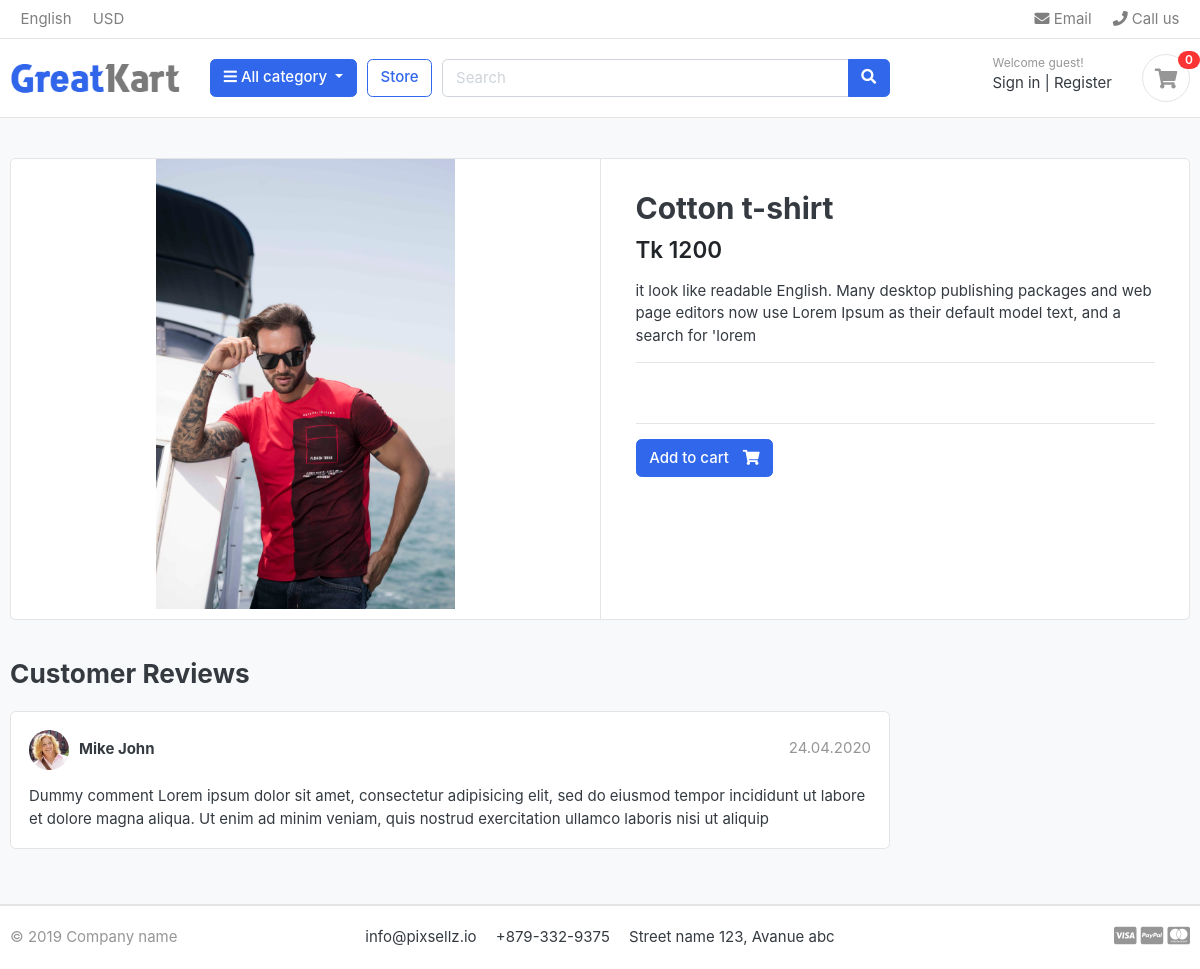
The app's page /store/t-shirts/cotton-t-shirt/, older data.
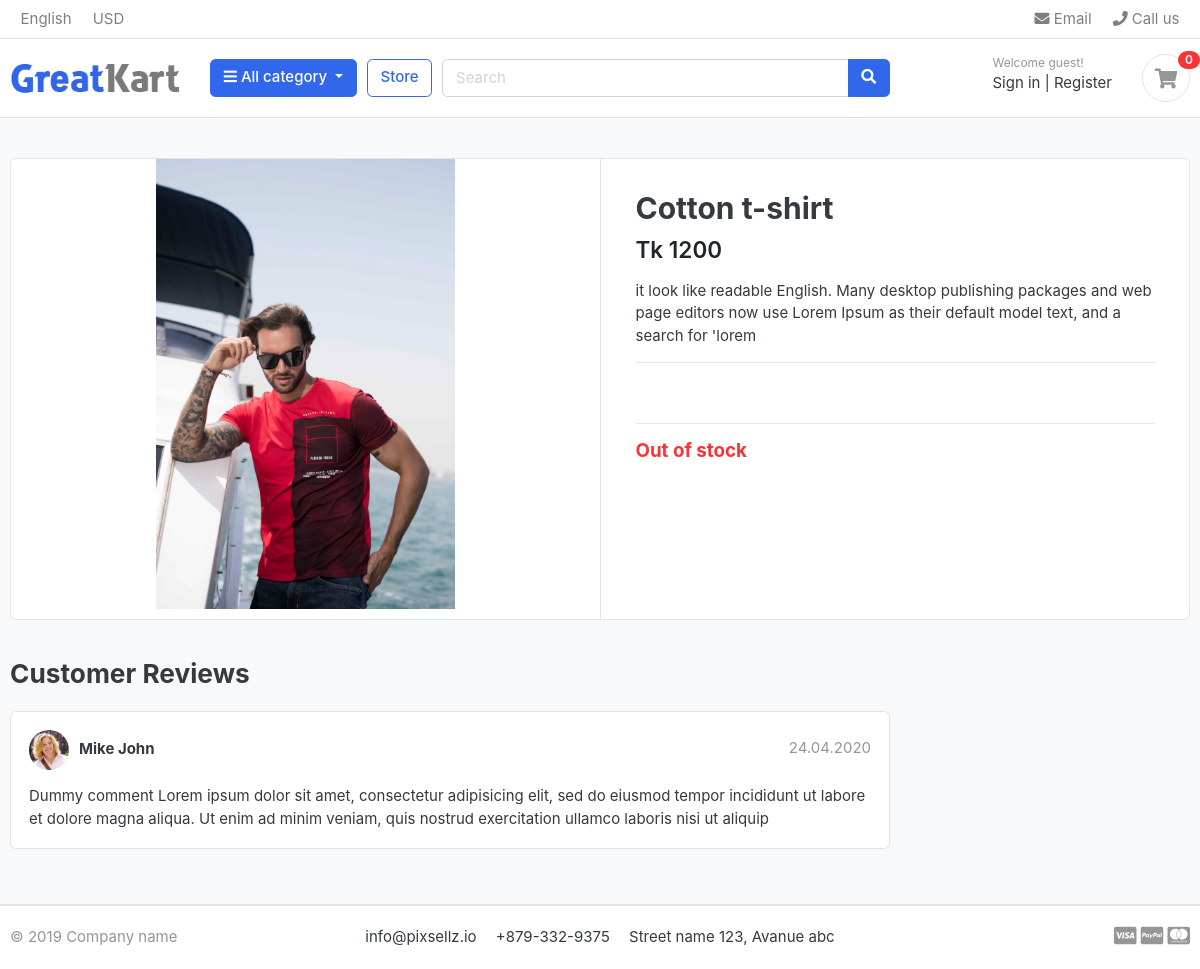
The same page, newer data.
### product/views.py (the view)
# urls.py: path("<slug:category_slug>/<slug:product_slug>/", product_detail, name="product_detail")
def product_detail(request, category_slug, product_slug):
    product = get_object_or_404(Product, category__slug = category_slug, slug = product_slug)
    in_cart = Cart_Item.objects.filter(cart__cart_id = _cart_id(request), product = product).exists()
    context = {"product": product, 'in_cart':in_cart}
    return render(request, "product/detail.html", context)

### cart/context_processor.py (called while the page is built)
def counter(request):
    if "admin" in request.path:
        return {}
    else:
        try:
            cart_count = 0
            cart = Cart.objects.filter(cart_id = _cart_id(request))
            cart_items = Cart_Item.objects.all().filter(cart = cart[:1])
            for cart_item in cart_items:
                cart_count += cart_item.quantity
        except Cart.DoesNotExist:
            cart_item = 0
        return dict(cart_count = cart_count)

### cart/views.py (called while the page is built)
def _cart_id(request):
    cart = request.session.session_key
    if not cart:
        cart = request.session.create()
    return cart

### category/category_context_procesor.py (called while the page is built)
def menu_links(requlest):
    links = Category.objects.all()
    return dict(links = links)

### category/models.py (called while the page is built)
    def get_url(self):
        return reverse("product_by_category", args=[self.slug])

### product/models.py (called while the page is built)
    def colors(self):
        return super(VariationManager, self).filter(variation_category = "color", is_active= True)

    def sizes(self):
        return super(VariationManager, self).filter(variation_category = "size", is_active= True)

### product/templates/product/detail.html (shortened to what this page needs)
{% extends 'main.html' %}
{% load static %}
{% block content %}
<section class="section-content padding-y bg">
    <div class="container">
    <div class="card">
        <div class="row no-gutters">
            <aside class="col-md-6">
    <article class="gallery-wrap">
        <div class="img-big-wrap">
           <a href="#"><img src="{{product.images.url}}"></a>
        </div>
    </article>
            </aside>
            <main class="col-md-6 border-left">
<form action="{% url 'add_cart' product.id %}" method="POST">
    <article class="content-body">
    <h2 class="title">{{product.product_name}}</h2>
    <div class="mb-3">
        <var class="price h4">Tk {{product.price}}</var>
    </div>
    <p>{{product.descriptions}}</p>
    <hr>
        <div class="row">
        </div>
        <div class="row">
        </div>
        <hr>
        {% if product.stock == 0  %}
        <h5 class="text-danger">Out of stock</h5>
        {% else %}
        {% if in_cart == True %}
          <a href="*" class="btn btn-success disabled">added to cart <span><i class="fas fa-check"></i></span></a>
          <a href="{% url 'cart' %}" class="btn btn-outline-primary ">View cart <samp><i class="fas fa-eye"></i></samp></a>
        {% else %}
        <button type="submit" href="" class="btn  btn-primary"> <span class="text">Add to cart</span> <i class="fas fa-shopping-cart"></i>  </button>
        {% endif %}
        {% endif %}
    </article>
  </form>
  </main>
        </div>
    </div>
    <br>
    <div class="row">
                <div class="col-md-9">
        <header class="section-heading">
            <h3>Customer Reviews </h3>
        </header>
        <article class="box mb-3">
            <div class="icontext w-100">
                <img src="{% static './images/avatars/avatar1.jpg' %}" class="img-xs icon rounded-circle">
                <div class="text">
                    <span class="date text-muted float-md-right">24.04.2020 </span>
                    <h6 class="mb-1">Mike John </h6>
                </div>
            </div>
            <div class="mt-3">
                <p>
                    Dummy comment Lorem ipsum dolor sit amet, consectetur adipisicing elit, sed do eiusmod
                    tempor incididunt ut labore et dolore magna aliqua. Ut enim ad minim veniam,
                    quis nostrud exercitation ullamco laboris nisi ut aliquip
                </p>
            </div>
        </article>
        </div>
    </div>
    </div>
    </section>
{% endblock content %}

Row changes from the older to the newer data that the page shows:
changed Product "Cotton t-shirt": stock 3 → 0 (drawn)
Text that changed along with them:
text no longer shown: "Add to cart"
text now shown: "Out of stock"
